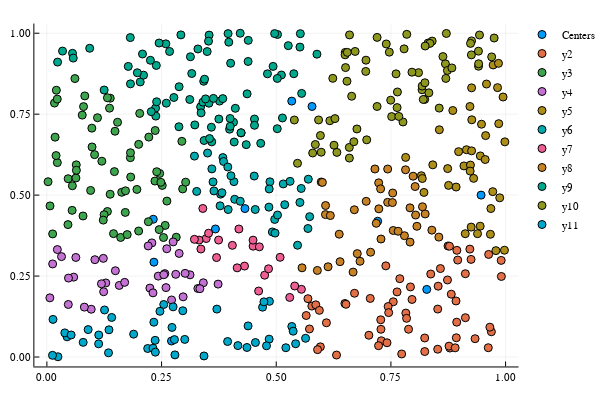

Write notebook code for a chart like this one.
### Markdown cell above
### Plot for sanity check

### Code cell
using Plots
plotly()
scatter(Centers[1,:], Centers[2,:], label = "Centers")
for i=1:size(Centers,2)
    scatter!(Pts[1,VC_Dic[i]], Pts[2,VC_Dic[i]])
end
scatter!()

### Figure 1 — Plotly figure (JSON) as saved in the notebook; plotly's stock layout.template omitted (floating-point values rounded to 4 significant figures)
{"data": [{"colorbar": {"title": ""}, "hoverinfo": "text", "legendgroup": "Centers", "marker": {"color": "rgba(0, 154, 250, 1.000)", "line": {"color": "rgba(0, 0, 0, 1.000)", "width": 1}, "size": 8, "symbol": "circle"}, "mode": "markers", "name": "Centers", "showlegend": true, "text": [null, null, null, null, null, null, null, null, null, null], "type": "scatter", "x": [0.8282, 0.2319, 0.2333, 0.9466, 0.4318, 0.3675, 0.7211, 0.5338, 0.578, 0.2717], "xaxis": "x1", "y": [0.2088, 0.4254, 0.2929, 0.5, 0.4585, 0.3955, 0.4194, 0.7903, 0.7738, 0.04948], "yaxis": "y1", "zmax": 0.1, "zmin": -0.1}, {"colorbar": {"title": ""}, "hoverinfo": "text", "legendgroup": "y2", "marker": {"color": "rgba(227, 111, 71, 1.000)", "line": {"color": "rgba(0, 0, 0, 1.000)", "width": 1}, "size": 8, "symbol": "circle"}, "mode": "markers", "name": "y2", "showlegend": true, "text": [null, null, null, null, null, null, null, null, null, null, null, null, null, null, null, null, null, null, null, null, null, null, null, null, null, null, null, null, null, null, null, null, null, null, null, null, null, null, null, null, null, null, null, null, null, null, null, null, null, null, null, null, null, null, null, null, null, null, null, null, null, null], "type": "scatter", "x": [0.7926, 0.8935, 0.8956, 0.8733, 0.5776, 0.7278, 0.5653, 0.702, 0.7551, 0.7291, 0.9221, 0.9908, 0.8238, 0.7735, 0.5862, 0.7884, 0.8368, 0.8237, 0.8926, 0.7634, 0.7414, 0.8787, 0.8745, 0.8579, 0.7231, 0.9335, 0.8776, 0.853, 0.969, 0.594, 0.9657, 0.9631, 0.7282, 0.6314, 0.5691, 0.9247, 0.705, 0.8767, 0.9623, 0.6496, 0.6707, 0.5724, 0.7439, 0.9124, 0.7694, 0.5962, 0.8919, 0.7389, 0.8938, 0.8816, 0.8521, 0.9904, 0.796, 0.6519, 0.852, 0.6094, 0.5901, 0.7451, 0.7825, 0.89, 0.9123, 0.7842], "xaxis": "x1", "y": [0.2165, 0.1076, 0.2994, 0.238, 0.1573, 0.115, 0.1282, 0.06721, 0.1706, 0.05027, 0.3333, 0.2487, 0.01696, 0.009399, 0.1612, 0.08579, 0.2563, 0.05877, 0.05943, 0.2011, 0.04405, 0.02776, 0.3429, 0.2732, 0.03499, 0.0566, 0.3422, 0.2188, 0.07802, 0.1441, 0.09215, 0.3169, 0.08562, 0.006125, 0.1802, 0.3015, 0.181, 0.03358, 0.0288, 0.1654, 0.1969, 0.08671, 0.156, 0.1214, 0.2419, 0.03149, 0.1731, 0.2815, 0.3295, 0.1941, 0.1481, 0.2984, 0.1778, 0.1629, 0.02412, 0.1057, 0.02282, 0.1371, 0.1357, 0.02843, 0.2573, 0.1195], "yaxis": "y1", "zmax": 0.1, "zmin": -0.1}, {"colorbar": {"title": ""}, "hoverinfo": "text", "legendgroup": "y3", "marker": {"color": "rgba(62, 164, 78, 1.000)", "line": {"color": "rgba(0, 0, 0, 1.000)", "width": 1}, "size": 8, "symbol": "circle"}, "mode": "markers", "name": "y3", "showlegend": true, "text": [null, null, null, null, null, null, null, null, null, null, null, null, null, null, null, null, null, null, null, null, null, null, null, null, null, null, null, null, null, null, null, null, null, null, null, null, null, null, null, null, null, null, null, null, null, null, null, null, null, null, null, null, null, null, null, null, null, null, null, null, null, null, null, null, null, null], "type": "scatter", "x": [0.2, 0.1485, 0.0125, 0.2515, 0.2579, 0.182, 0.2024, 0.05501, 0.07875, 0.1609, 0.1631, 0.1472, 0.04629, 0.01656, 0.02276, 0.09804, 0.2459, 0.132, 0.1714, 0.1751, 0.2616, 0.1709, 0.282, 0.01789, 0.07706, 0.2943, 0.2355, 0.2448, 0.02, 0.1366, 0.2484, 0.09539, 0.06324, 0.296, 0.1962, 0.2212, 0.1247, 0.09845, 0.2542, 0.1827, 0.104, 0.02061, 0.1379, 0.04593, 0.154, 0.1381, 0.1823, 0.3025, 0.006827, 0.06402, 0.07988, 0.05555, 0.1198, 0.06429, 0.132, 0.06112, 0.2222, 0.08265, 0.1453, 0.1103, 0.2361, 0.2001, 0.02259, 0.2395, 0.002555, 0.1229], "xaxis": "x1", "y": [0.3892, 0.6973, 0.3802, 0.5299, 0.4065, 0.6157, 0.7524, 0.4529, 0.4356, 0.3693, 0.5087, 0.5726, 0.5507, 0.7843, 0.6004, 0.7068, 0.5668, 0.4494, 0.5133, 0.3781, 0.4816, 0.4466, 0.37, 0.6791, 0.7471, 0.6661, 0.5435, 0.3935, 0.6222, 0.7686, 0.5395, 0.5145, 0.5529, 0.5191, 0.5176, 0.4179, 0.4396, 0.6488, 0.369, 0.5558, 0.625, 0.8239, 0.5026, 0.4089, 0.7251, 0.7994, 0.6309, 0.5401, 0.4667, 0.5934, 0.7733, 0.5289, 0.6048, 0.5768, 0.8007, 0.8599, 0.6792, 0.8064, 0.3811, 0.739, 0.6995, 0.6567, 0.7966, 0.5723, 0.5414, 0.4228], "yaxis": "y1", "zmax": 0.1, "zmin": -0.1}, {"colorbar": {"title": ""}, "hoverinfo": "text", "legendgroup": "y4", "marker": {"color": "rgba(195, 113, 210, 1.000)", "line": {"color": "rgba(0, 0, 0, 1.000)", "width": 1}, "size": 8, "symbol": "circle"}, "mode": "markers", "name": "y4", "showlegend": true, "text": [null, null, null, null, null, null, null, null, null, null, null, null, null, null, null, null, null, null, null, null, null, null, null, null, null, null, null, null, null, null, null, null, null, null, null, null, null, null], "type": "scatter", "x": [0.1046, 0.06312, 0.1237, 0.1284, 0.02281, 0.05841, 0.3732, 0.2597, 0.2809, 0.04667, 0.04709, 0.3411, 0.1578, 0.312, 0.09663, 0.2289, 0.1493, 0.1231, 0.297, 0.2571, 0.006483, 0.2883, 0.1189, 0.3292, 0.2718, 0.2753, 0.03191, 0.2209, 0.2245, 0.2313, 0.08166, 0.1695, 0.01255, 0.2613, 0.2428, 0.3013, 0.3336, 0.2549], "xaxis": "x1", "y": [0.3006, 0.3075, 0.2016, 0.2288, 0.3319, 0.2467, 0.2252, 0.2143, 0.2554, 0.1623, 0.2438, 0.2294, 0.2211, 0.2539, 0.1476, 0.3525, 0.2665, 0.3047, 0.1859, 0.2576, 0.1828, 0.3199, 0.2262, 0.2117, 0.1762, 0.3555, 0.3101, 0.343, 0.213, 0.1982, 0.1541, 0.2306, 0.2875, 0.3344, 0.2499, 0.2585, 0.2111, 0.2541], "yaxis": "y1", "zmax": 0.1, "zmin": -0.1}, {"colorbar": {"title": ""}, "hoverinfo": "text", "legendgroup": "y5", "marker": {"color": "rgba(172, 142, 24, 1.000)", "line": {"color": "rgba(0, 0, 0, 1.000)", "width": 1}, "size": 8, "symbol": "circle"}, "mode": "markers", "name": "y5", "showlegend": true, "text": [null, null, null, null, null, null, null, null, null, null, null, null, null, null, null, null, null, null, null, null, null, null, null, null, null, null, null, null, null, null, null, null, null, null, null, null, null, null, null, null, null], "type": "scatter", "x": [0.9984, 0.9092, 0.9303, 0.8976, 0.9584, 0.9669, 0.9121, 0.8413, 0.9851, 0.8164, 0.9975, 0.7821, 0.9721, 0.9147, 0.9448, 0.9729, 0.8921, 0.9234, 0.9446, 0.9249, 0.9555, 0.9945, 0.9475, 0.8757, 0.9789, 0.8556, 0.9679, 0.9872, 0.9228, 0.9388, 0.9259, 0.9825, 0.8849, 0.9263, 0.822, 0.9223, 0.9845, 0.8184, 0.9259, 0.8737, 0.9565], "xaxis": "x1", "y": [0.6645, 0.5901, 0.5517, 0.6343, 0.8431, 0.3791, 0.3809, 0.5935, 0.7207, 0.5599, 0.3299, 0.6165, 0.5107, 0.6402, 0.6211, 0.9019, 0.525, 0.5928, 0.4041, 0.4012, 0.61, 0.803, 0.719, 0.5301, 0.3286, 0.7019, 0.4586, 0.4917, 0.5742, 0.3809, 0.8313, 0.832, 0.7613, 0.7326, 0.5083, 0.7737, 0.9069, 0.5513, 0.6367, 0.5819, 0.6838], "yaxis": "y1", "zmax": 0.1, "zmin": -0.1}, {"colorbar": {"title": ""}, "hoverinfo": "text", "legendgroup": "y6", "marker": {"color": "rgba(0, 170, 174, 1.000)", "line": {"color": "rgba(0, 0, 0, 1.000)", "width": 1}, "size": 8, "symbol": "circle"}, "mode": "markers", "name": "y6", "showlegend": true, "text": [null, null, null, null, null, null, null, null, null, null, null, null, null, null, null, null, null, null, null, null, null, null, null, null, null, null, null, null, null, null, null, null, null, null, null], "type": "scatter", "x": [0.4095, 0.4967, 0.3788, 0.3266, 0.4077, 0.452, 0.3837, 0.5028, 0.3852, 0.4542, 0.3503, 0.3944, 0.4012, 0.5544, 0.3952, 0.4915, 0.5729, 0.3816, 0.4974, 0.5516, 0.3642, 0.5154, 0.3622, 0.4862, 0.5465, 0.3217, 0.3596, 0.5301, 0.5691, 0.5699, 0.484, 0.5185, 0.3776, 0.4216, 0.4847], "xaxis": "x1", "y": [0.4872, 0.425, 0.503, 0.5115, 0.5416, 0.559, 0.616, 0.4385, 0.6039, 0.4556, 0.6299, 0.5868, 0.5598, 0.5206, 0.4555, 0.3862, 0.4335, 0.5074, 0.3828, 0.4773, 0.513, 0.5346, 0.5408, 0.5411, 0.3453, 0.6204, 0.581, 0.5425, 0.3969, 0.5491, 0.4629, 0.4705, 0.4669, 0.481, 0.519], "yaxis": "y1", "zmax": 0.1, "zmin": -0.1}, {"colorbar": {"title": ""}, "hoverinfo": "text", "legendgroup": "y7", "marker": {"color": "rgba(237, 94, 147, 1.000)", "line": {"color": "rgba(0, 0, 0, 1.000)", "width": 1}, "size": 8, "symbol": "circle"}, "mode": "markers", "name": "y7", "showlegend": true, "text": [null, null, null, null, null, null, null, null, null, null, null, null, null, null, null, null, null, null, null, null, null, null], "type": "scatter", "x": [0.34, 0.3473, 0.4616, 0.4496, 0.5084, 0.4044, 0.3525, 0.3699, 0.3317, 0.5549, 0.4747, 0.4632, 0.4309, 0.3744, 0.4495, 0.4186, 0.5294, 0.4832, 0.5403, 0.3357, 0.3216, 0.4148], "xaxis": "x1", "y": [0.4588, 0.3659, 0.2038, 0.3424, 0.308, 0.3449, 0.3824, 0.3071, 0.3611, 0.2091, 0.2527, 0.3403, 0.2809, 0.3612, 0.361, 0.3953, 0.1841, 0.2725, 0.2194, 0.3336, 0.3635, 0.2755], "yaxis": "y1", "zmax": 0.1, "zmin": -0.1}, {"colorbar": {"title": ""}, "hoverinfo": "text", "legendgroup": "y8", "marker": {"color": "rgba(198, 130, 37, 1.000)", "line": {"color": "rgba(0, 0, 0, 1.000)", "width": 1}, "size": 8, "symbol": "circle"}, "mode": "markers", "name": "y8", "showlegend": true, "text": [null, null, null, null, null, null, null, null, null, null, null, null, null, null, null, null, null, null, null, null, null, null, null, null, null, null, null, null, null, null, null, null, null, null, null, null, null, null, null, null], "type": "scatter", "x": [0.6827, 0.6675, 0.7151, 0.6073, 0.598, 0.6006, 0.613, 0.7233, 0.6075, 0.7551, 0.7984, 0.7237, 0.7275, 0.8067, 0.5562, 0.8028, 0.7796, 0.7429, 0.6373, 0.8038, 0.7916, 0.8545, 0.5896, 0.7819, 0.7533, 0.7057, 0.6961, 0.6703, 0.6391, 0.718, 0.7657, 0.8247, 0.7917, 0.7429, 0.7539, 0.8393, 0.8188, 0.618, 0.7284, 0.6767], "xaxis": "x1", "y": [0.2957, 0.2623, 0.5807, 0.44, 0.5404, 0.5393, 0.2787, 0.538, 0.4679, 0.3908, 0.5584, 0.4577, 0.5194, 0.4038, 0.2755, 0.5265, 0.3747, 0.4777, 0.3793, 0.4385, 0.4607, 0.3703, 0.2674, 0.5783, 0.477, 0.3237, 0.4808, 0.4548, 0.2945, 0.4129, 0.3884, 0.4419, 0.3549, 0.5805, 0.5065, 0.3918, 0.4641, 0.4369, 0.3645, 0.3194], "yaxis": "y1", "zmax": 0.1, "zmin": -0.1}, {"colorbar": {"title": ""}, "hoverinfo": "text", "legendgroup": "y9", "marker": {"color": "rgba(0, 169, 141, 1.000)", "line": {"color": "rgba(0, 0, 0, 1.000)", "width": 1}, "size": 8, "symbol": "circle"}, "mode": "markers", "name": "y9", "showlegend": true, "text": [null, null, null, null, null, null, null, null, null, null, null, null, null, null, null, null, null, null, null, null, null, null, null, null, null, null, null, null, null, null, null, null, null, null, null, null, null, null, null, null, null, null, null, null, null, null, null, null, null, null, null, null, null, null, null, null, null, null, null, null, null, null, null, null, null, null, null, null, null, null, null, null, null, null, null, null, null, null, null, null, null, null, null], "type": "scatter", "x": [0.5022, 0.2035, 0.2603, 0.5526, 0.4525, 0.4235, 0.3419, 0.3965, 0.3129, 0.3749, 0.3594, 0.3293, 0.4662, 0.5517, 0.0559, 0.4214, 0.3437, 0.2879, 0.2369, 0.3158, 0.03411, 0.3765, 0.4068, 0.5554, 0.2084, 0.4526, 0.4232, 0.2675, 0.5383, 0.3351, 0.3428, 0.3983, 0.4345, 0.4809, 0.2107, 0.3402, 0.3835, 0.2385, 0.4108, 0.05746, 0.3225, 0.3545, 0.1819, 0.2882, 0.3362, 0.4365, 0.5888, 0.3494, 0.2769, 0.2374, 0.439, 0.5262, 0.1249, 0.4387, 0.3537, 0.2275, 0.3533, 0.363, 0.2594, 0.4006, 0.5113, 0.1774, 0.2257, 0.3997, 0.4083, 0.3524, 0.1822, 0.5023, 0.3459, 0.1972, 0.395, 0.5028, 0.0233, 0.3995, 0.2921, 0.4931, 0.5135, 0.09331, 0.4965, 0.2446, 0.3115, 0.3586, 0.2392], "xaxis": "x1", "y": [0.7051, 0.8495, 0.784, 0.9986, 0.7349, 0.6922, 0.8516, 0.9724, 0.9273, 0.735, 0.6645, 0.9514, 0.6599, 0.9572, 0.9379, 0.9999, 0.8581, 0.7112, 0.7688, 0.8756, 0.9448, 0.7903, 0.725, 0.8141, 0.9358, 0.7157, 0.6927, 0.9436, 0.8749, 0.7726, 0.6687, 0.7036, 0.6559, 0.8746, 0.8705, 0.7872, 0.798, 0.9005, 0.7681, 0.9232, 0.7168, 0.6747, 0.9865, 0.8348, 0.754, 0.8127, 0.9353, 0.9434, 0.8015, 0.744, 0.978, 0.9616, 0.8246, 0.9128, 0.9941, 0.7578, 0.7839, 0.7987, 0.9672, 0.9074, 0.8709, 0.8975, 0.9164, 0.7125, 0.664, 0.9756, 0.8436, 0.8604, 0.7972, 0.8779, 0.9987, 0.9961, 0.9108, 0.7366, 0.9949, 0.8976, 0.7382, 0.9535, 0.9989, 0.9697, 0.7953, 0.7097, 0.7883], "yaxis": "y1", "zmax": 0.1, "zmin": -0.1}, {"colorbar": {"title": ""}, "hoverinfo": "text", "legendgroup": "y10", "marker": {"color": "rgba(142, 151, 30, 1.000)", "line": {"color": "rgba(0, 0, 0, 1.000)", "width": 1}, "size": 8, "symbol": "circle"}, "mode": "markers", "name": "y10", "showlegend": true, "text": [null, null, null, null, null, null, null, null, null, null, null, null, null, null, null, null, null, null, null, null, null, null, null, null, null, null, null, null, null, null, null, null, null, null, null, null, null, null, null, null, null, null, null, null, null, null, null, null, null, null, null, null, null, null, null, null, null, null, null, null, null, null, null, null, null, null, null, null], "type": "scatter", "x": [0.8103, 0.5852, 0.6169, 0.8399, 0.7465, 0.8688, 0.5794, 0.5395, 0.941, 0.6956, 0.6511, 0.6233, 0.8311, 0.8697, 0.6644, 0.8709, 0.9751, 0.9258, 0.6281, 0.6505, 0.7516, 0.6952, 0.7199, 0.6759, 0.6593, 0.8237, 0.8205, 0.6542, 0.6501, 0.6595, 0.6692, 0.8634, 0.8179, 0.835, 0.8182, 0.9431, 0.8553, 0.5464, 0.6598, 0.8247, 0.9412, 0.598, 0.8328, 0.8731, 0.6719, 0.7788, 0.7959, 0.626, 0.9697, 0.7642, 0.9409, 0.7763, 0.6322, 0.7612, 0.6549, 0.7846, 0.6972, 0.7398, 0.7199, 0.8241, 0.9235, 0.5963, 0.7635, 0.9254, 0.7673, 0.5923, 0.7495, 0.8829], "xaxis": "x1", "y": [0.8783, 0.6563, 0.7298, 0.9757, 0.9415, 0.9054, 0.63, 0.732, 0.898, 0.9168, 0.8939, 0.8607, 0.9698, 0.8604, 0.8054, 0.9993, 0.9852, 0.9763, 0.7363, 0.9407, 0.7426, 0.882, 0.7738, 0.7043, 0.6474, 0.7956, 0.7954, 0.8517, 0.9333, 0.6144, 0.6648, 0.9278, 0.8254, 0.9686, 0.8367, 0.9945, 0.7687, 0.5983, 0.9947, 0.9605, 0.9056, 0.6326, 0.816, 0.885, 0.9437, 0.9516, 0.8797, 0.6541, 0.9269, 0.8185, 0.9446, 0.7259, 0.632, 0.8745, 0.9409, 0.9965, 0.6707, 0.9668, 0.9871, 0.8471, 0.9686, 0.6841, 0.7703, 0.9331, 0.743, 0.7322, 0.7932, 0.8928], "yaxis": "y1", "zmax": 0.1, "zmin": -0.1}, {"colorbar": {"title": ""}, "hoverinfo": "text", "legendgroup": "y11", "marker": {"color": "rgba(0, 169, 204, 1.000)", "line": {"color": "rgba(0, 0, 0, 1.000)", "width": 1}, "size": 8, "symbol": "circle"}, "mode": "markers", "name": "y11", "showlegend": true, "text": [null, null, null, null, null, null, null, null, null, null, null, null, null, null, null, null, null, null, null, null, null, null, null, null, null, null, null, null, null, null, null, null, null, null, null, null, null, null, null, null, null, null, null, null, null], "type": "scatter", "x": [0.1343, 0.2752, 0.1891, 0.4164, 0.236, 0.4845, 0.2548, 0.07912, 0.0241, 0.2728, 0.044, 0.394, 0.2963, 0.4702, 0.113, 0.2198, 0.03909, 0.3006, 0.5339, 0.4851, 0.5369, 0.08993, 0.2332, 0.5639, 0.4788, 0.1257, 0.1413, 0.3706, 0.4546, 0.05284, 0.4362, 0.2781, 0.01222, 0.2313, 0.3425, 0.2465, 0.1354, 0.2365, 0.4386, 0.4731, 0.01334, 0.2791, 0.5423, 0.521, 0.1128], "xaxis": "x1", "y": [0.01299, 0.155, 0.07066, 0.03526, 0.05152, 0.05519, 0.1622, 0.04527, 0.0008451, 0.09142, 0.06242, 0.04789, 0.1429, 0.154, 0.068, 0.0263, 0.07455, 0.05441, 0.09431, 0.172, 0.07984, 0.08473, 0.1076, 0.05788, 0.03465, 0.1453, 0.1222, 0.148, 0.04479, 0.06814, 0.02946, 0.05379, 0.005289, 0.02716, 0.00328, 0.1412, 0.08406, 0.01504, 0.09613, 0.1703, 0.1162, 0.006619, 0.041, 0.02869, 0.04071], "yaxis": "y1", "zmax": 0.1, "zmin": -0.1}], "layout": {"annotations": [], "height": 400, "legend": {"bgcolor": "rgba(255, 255, 255, 1.000)", "bordercolor": "rgba(0, 0, 0, 1.000)", "font": {"color": "rgba(0, 0, 0, 1.000)", "family": "sans-serif", "size": 11}, "tracegroupgap": 0, "x": 1, "y": 1}, "margin": {"b": 20, "l": 0, "r": 0, "t": 20}, "paper_bgcolor": "rgba(255, 255, 255, 1.000)", "plot_bgcolor": "rgba(255, 255, 255, 1.000)", "showlegend": true, "width": 600, "xaxis": {"anchor": "y1", "domain": [0.06582, 0.9934], "gridcolor": "rgba(0, 0, 0, 0.100)", "gridwidth": 0.5, "linecolor": "rgba(0, 0, 0, 1.000)", "mirror": false, "range": [-0.02732, 1.028], "showgrid": true, "showline": true, "showticklabels": true, "tickangle": 0, "tickcolor": "rgb(0, 0, 0)", "tickfont": {"color": "rgba(0, 0, 0, 1.000)", "family": "sans-serif", "size": 11}, "tickmode": "array", "ticks": "inside", "ticktext": ["0.00", "0.25", "0.50", "0.75", "1.00"], "tickvals": [0, 0.25, 0.5, 0.75, 1], "title": "", "titlefont": {"color": "rgba(0, 0, 0, 1.000)", "family": "sans-serif", "size": 15}, "type": "-", "visible": true, "zeroline": false, "zerolinecolor": "rgba(0, 0, 0, 1.000)"}, "yaxis": {"anchor": "x1", "domain": [0.03762, 0.9902], "gridcolor": "rgba(0, 0, 0, 0.100)", "gridwidth": 0.5, "linecolor": "rgba(0, 0, 0, 1.000)", "mirror": false, "range": [-0.02913, 1.03], "showgrid": true, "showline": true, "showticklabels": true, "tickangle": 0, "tickcolor": "rgb(0, 0, 0)", "tickfont": {"color": "rgba(0, 0, 0, 1.000)", "family": "sans-serif", "size": 11}, "tickmode": "array", "ticks": "inside", "ticktext": ["0.00", "0.25", "0.50", "0.75", "1.00"], "tickvals": [0, 0.25, 0.5, 0.75, 1], "title": "", "titlefont": {"color": "rgba(0, 0, 0, 1.000)", "family": "sans-serif", "size": 15}, "type": "-", "visible": true, "zeroline": false, "zerolinecolor": "rgba(0, 0, 0, 1.000)"}}}
